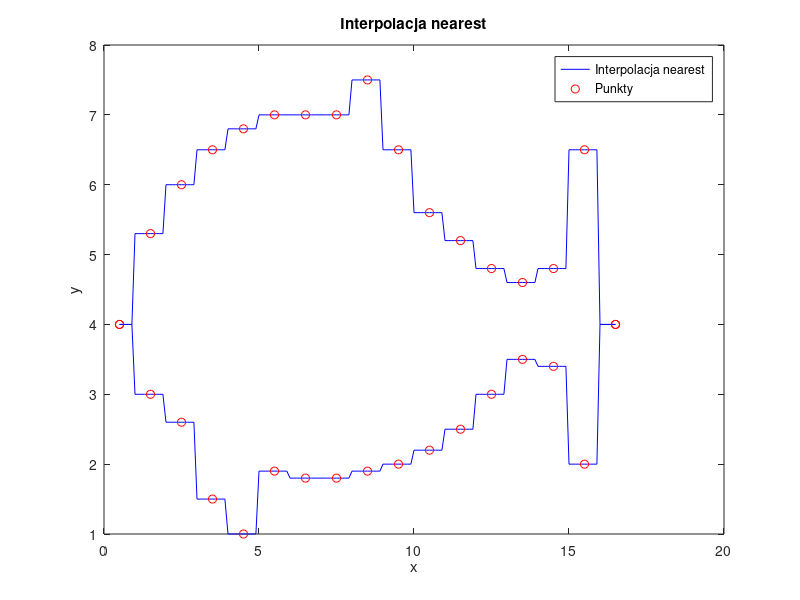

Write the MATLAB code that produced this figure.
% Zad1 Nearest
clc;
close all;

x = 0.5:16.5;
y = [4, 5.3, 6, 6.5, 6.8, 7, 7, 7, 7.5, 6.5, 5.6, 5.2, 4.8, 4.6, 4.8, 6.5, 4];

x2 = 0.5:16.5;
y2 = [4, 3, 2.6, 1.5, 1, 1.9, 1.8, 1.8, 1.9, 2, 2.2, 2.5, 3, 3.5, 3.4, 2, 4];

xInterp = 0.5:0.1:16.5;

interp1_y = interp1(x, y, xInterp, 'nearest');
interp1_y2 = interp1(x2, y2, xInterp, 'nearest');

plot(xInterp, interp1_y, 'b');
hold on;
scatter(x, y, 'r');

plot(xInterp, interp1_y2, 'b');
scatter(x2, y2, 'r');
hold off;

legend('Interpolacja nearest', 'Punkty');
xlabel('x');
ylabel('y');
title('Interpolacja nearest');
